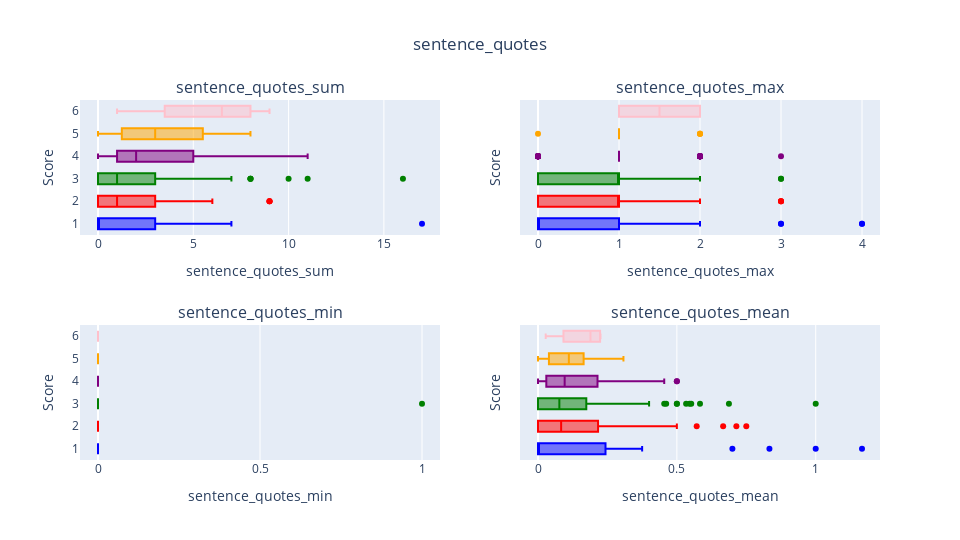

Notebook code cell kept with this figure:
### Code cell
plot_all("sentence_quotes")

### Figure 1 — Plotly figure (JSON) as saved in the notebook; plotly's stock layout.template omitted (floating-point values rounded to 4 significant figures; data arrays with more than 128 entries replaced by an {"elided": "..."} marker saying what was removed)
{"data": [{"legendgroup": "1", "marker": {"color": "blue"}, "name": "1", "showlegend": false, "type": "box", "x": [7, 4, 0, 0, 6, 7, 0, 0, 0, 3, 7, 5, 0, 2, 0, 17, 0, 1, 0, 0, 3, 0, 0, 0, 0, 1, 1, 0, 0, 0, 5, 3, 0, 1, 0], "xaxis": "x", "yaxis": "y"}, {"legendgroup": "2", "marker": {"color": "red"}, "name": "2", "showlegend": false, "type": "box", "x": {"elided": "129 int values"}, "xaxis": "x", "yaxis": "y"}, {"legendgroup": "3", "marker": {"color": "green"}, "name": "3", "showlegend": false, "type": "box", "x": {"elided": "197 int values"}, "xaxis": "x", "yaxis": "y"}, {"legendgroup": "4", "marker": {"color": "purple"}, "name": "4", "showlegend": false, "type": "box", "x": [6, 0, 0, 3, 2, 2, 4, 8, 1, 0, 2, 4, 5, 7, 3, 2, 7, 1, 0, 6, 4, 8, 2, 1, 2, 5, 2, 0, 0, 5, 3, 7, 2, 4, 0, 1, 0, 7, 1, 0, 8, 2, 2, 3, 11, 0, 0, 0, 4, 3, 5, 0, 0, 1, 0, 7, 8, 5, 0, 3, 2, 1, 5, 2, 0, 6, 4, 2, 3, 2, 2, 3, 6, 5, 6, 4, 3, 0, 1, 7, 0, 0, 4, 6, 6, 3, 1, 9, 1, 5, 3, 4, 3, 11, 6, 2, 0, 1, 6, 0, 9, 4, 2, 3, 0, 1, 10, 0, 0, 1, 0, 2, 4, 0, 9, 2, 1, 1, 0, 5], "xaxis": "x", "yaxis": "y"}, {"legendgroup": "5", "marker": {"color": "orange"}, "name": "5", "showlegend": false, "type": "box", "x": [2, 3, 2, 4, 1, 3, 6, 4, 8, 6, 4, 1, 1, 0, 8], "xaxis": "x", "yaxis": "y"}, {"legendgroup": "6", "marker": {"color": "pink"}, "name": "6", "showlegend": false, "type": "box", "x": [7, 9, 1, 6], "xaxis": "x", "yaxis": "y"}, {"legendgroup": "1", "marker": {"color": "blue"}, "name": "1", "showlegend": false, "type": "box", "x": [4, 1, 0, 0, 2, 4, 0, 0, 0, 1, 1, 3, 0, 1, 0, 1, 0, 1, 0, 0, 1, 0, 0, 0, 0, 1, 1, 0, 0, 0, 3, 2, 0, 1, 0], "xaxis": "x2", "yaxis": "y2"}, {"legendgroup": "2", "marker": {"color": "red"}, "name": "2", "showlegend": false, "type": "box", "x": {"elided": "129 int values"}, "xaxis": "x2", "yaxis": "y2"}, {"legendgroup": "3", "marker": {"color": "green"}, "name": "3", "showlegend": false, "type": "box", "x": {"elided": "197 int values"}, "xaxis": "x2", "yaxis": "y2"}, {"legendgroup": "4", "marker": {"color": "purple"}, "name": "4", "showlegend": false, "type": "box", "x": [2, 0, 0, 1, 1, 1, 2, 2, 1, 0, 1, 2, 2, 2, 1, 1, 2, 1, 0, 1, 1, 2, 1, 1, 1, 2, 1, 0, 0, 1, 1, 2, 1, 1, 0, 1, 0, 2, 1, 0, 1, 1, 1, 1, 2, 0, 0, 0, 1, 1, 1, 0, 0, 1, 0, 2, 1, 1, 0, 1, 1, 1, 2, 1, 0, 1, 1, 1, 1, 1, 1, 1, 1, 1, 1, 1, 1, 0, 1, 1, 0, 0, 1, 1, 1, 1, 1, 2, 1, 2, 1, 1, 1, 2, 1, 1, 0, 1, 1, 0, 3, 2, 1, 2, 0, 1, 1, 0, 0, 1, 0, 1, 1, 0, 2, 2, 1, 1, 0, 1], "xaxis": "x2", "yaxis": "y2"}, {"legendgroup": "5", "marker": {"color": "orange"}, "name": "5", "showlegend": false, "type": "box", "x": [1, 1, 1, 1, 1, 1, 2, 2, 1, 1, 1, 1, 1, 0, 2], "xaxis": "x2", "yaxis": "y2"}, {"legendgroup": "6", "marker": {"color": "pink"}, "name": "6", "showlegend": false, "type": "box", "x": [2, 2, 1, 1], "xaxis": "x2", "yaxis": "y2"}, {"legendgroup": "1", "marker": {"color": "blue"}, "name": "1", "showlegend": false, "type": "box", "x": [0, 0, 0, 0, 0, 0, 0, 0, 0, 0, 0, 0, 0, 0, 0, 0, 0, 0, 0, 0, 0, 0, 0, 0, 0, 0, 0, 0, 0, 0, 0, 0, 0, 0, 0], "xaxis": "x3", "yaxis": "y3"}, {"legendgroup": "2", "marker": {"color": "red"}, "name": "2", "showlegend": false, "type": "box", "x": {"elided": "129 int values"}, "xaxis": "x3", "yaxis": "y3"}, {"legendgroup": "3", "marker": {"color": "green"}, "name": "3", "showlegend": false, "type": "box", "x": {"elided": "197 int values"}, "xaxis": "x3", "yaxis": "y3"}, {"legendgroup": "4", "marker": {"color": "purple"}, "name": "4", "showlegend": false, "type": "box", "x": [0, 0, 0, 0, 0, 0, 0, 0, 0, 0, 0, 0, 0, 0, 0, 0, 0, 0, 0, 0, 0, 0, 0, 0, 0, 0, 0, 0, 0, 0, 0, 0, 0, 0, 0, 0, 0, 0, 0, 0, 0, 0, 0, 0, 0, 0, 0, 0, 0, 0, 0, 0, 0, 0, 0, 0, 0, 0, 0, 0, 0, 0, 0, 0, 0, 0, 0, 0, 0, 0, 0, 0, 0, 0, 0, 0, 0, 0, 0, 0, 0, 0, 0, 0, 0, 0, 0, 0, 0, 0, 0, 0, 0, 0, 0, 0, 0, 0, 0, 0, 0, 0, 0, 0, 0, 0, 0, 0, 0, 0, 0, 0, 0, 0, 0, 0, 0, 0, 0, 0], "xaxis": "x3", "yaxis": "y3"}, {"legendgroup": "5", "marker": {"color": "orange"}, "name": "5", "showlegend": false, "type": "box", "x": [0, 0, 0, 0, 0, 0, 0, 0, 0, 0, 0, 0, 0, 0, 0], "xaxis": "x3", "yaxis": "y3"}, {"legendgroup": "6", "marker": {"color": "pink"}, "name": "6", "showlegend": false, "type": "box", "x": [0, 0, 0, 0], "xaxis": "x3", "yaxis": "y3"}, {"legendgroup": "1", "marker": {"color": "blue"}, "name": "1", "showlegend": false, "type": "box", "x": [1.167, 0.2105, 0, 0, 0.375, 0.7, 0, 0, 0, 0.08108, 0.3043, 0.8333, 0, 0.2222, 0, 0.2931, 0, 0.02941, 0, 0, 0.3333, 0, 0, 0, 0, 0.1111, 0.08333, 0, 0, 0, 1, 0.25, 0, 0.1, 0], "xaxis": "x4", "yaxis": "y4"}, {"legendgroup": "2", "marker": {"color": "red"}, "name": "2", "showlegend": false, "type": "box", "x": {"elided": "129 float values"}, "xaxis": "x4", "yaxis": "y4"}, {"legendgroup": "3", "marker": {"color": "green"}, "name": "3", "showlegend": false, "type": "box", "x": {"elided": "197 float values"}, "xaxis": "x4", "yaxis": "y4"}, {"legendgroup": "4", "marker": {"color": "purple"}, "name": "4", "showlegend": false, "type": "box", "x": [0.25, 0, 0, 0.08824, 0.06452, 0.08696, 0.1667, 0.2857, 0.09091, 0, 0.08696, 0.1818, 0.3571, 0.3043, 0.2143, 0.08333, 0.2593, 0.04, 0, 0.2222, 0.1538, 0.5, 0.06897, 0.02857, 0.07407, 0.25, 0.05128, 0, 0, 0.2273, 0.09677, 0.28, 0.1176, 0.1212, 0, 0.03226, 0, 0.3182, 0.03704, 0, 0.32, 0.1, 0.1053, 0.08108, 0.4231, 0, 0, 0, 0.1667, 0.1111, 0.2, 0, 0, 0.04, 0, 0.3182, 0.2222, 0.1923, 0, 0.12, 0.07692, 0.04545, 0.2381, 0.09524, 0, 0.1818, 0.1, 0.08696, 0.1111, 0.06897, 0.08, 0.12, 0.1935, 0.1852, 0.25, 0.2222, 0.2, 0, 0.04167, 0.35, 0, 0, 0.1176, 0.2308, 0.2143, 0.1304, 0.05, 0.4286, 0.02857, 0.1613, 0.12, 0.125, 0.09677, 0.44, 0.2143, 0.1429, 0, 0.03125, 0.2143, 0, 0.2903, 0.5, 0.1176, 0.09375, 0, 0.05, 0.4545, 0, 0, 0.05263, 0, 0.06897, 0.2, 0, 0.36, 0.07143, 0.03125, 0.03448, 0, 0.2381], "xaxis": "x4", "yaxis": "y4"}, {"legendgroup": "5", "marker": {"color": "orange"}, "name": "5", "showlegend": false, "type": "box", "x": [0.04651, 0.1429, 0.0625, 0.1333, 0.03571, 0.075, 0.2727, 0.1111, 0.3077, 0.1714, 0.1379, 0.03704, 0.03125, 0, 0.2162], "xaxis": "x4", "yaxis": "y4"}, {"legendgroup": "6", "marker": {"color": "pink"}, "name": "6", "showlegend": false, "type": "box", "x": [0.1556, 0.225, 0.02778, 0.2222], "xaxis": "x4", "yaxis": "y4"}], "layout": {"annotations": [{"font": {"size": 16}, "showarrow": false, "text": "sentence_quotes_sum", "x": 0.225, "xanchor": "center", "xref": "paper", "y": 1, "yanchor": "bottom", "yref": "paper"}, {"font": {"size": 16}, "showarrow": false, "text": "sentence_quotes_max", "x": 0.775, "xanchor": "center", "xref": "paper", "y": 1, "yanchor": "bottom", "yref": "paper"}, {"font": {"size": 16}, "showarrow": false, "text": "sentence_quotes_min", "x": 0.225, "xanchor": "center", "xref": "paper", "y": 0.375, "yanchor": "bottom", "yref": "paper"}, {"font": {"size": 16}, "showarrow": false, "text": "sentence_quotes_mean", "x": 0.775, "xanchor": "center", "xref": "paper", "y": 0.375, "yanchor": "bottom", "yref": "paper"}], "barmode": "group", "height": 540, "legend": {"orientation": "h", "x": 0.5, "xanchor": "center", "y": -0.2, "yanchor": "top"}, "title": {"text": "sentence_quotes", "x": 0.5}, "width": 960, "xaxis": {"anchor": "y", "domain": [0, 0.45], "title": {"text": "sentence_quotes_sum"}}, "xaxis2": {"anchor": "y2", "domain": [0.55, 1], "title": {"text": "sentence_quotes_max"}}, "xaxis3": {"anchor": "y3", "domain": [0, 0.45], "title": {"text": "sentence_quotes_min"}}, "xaxis4": {"anchor": "y4", "domain": [0.55, 1], "title": {"text": "sentence_quotes_mean"}}, "yaxis": {"anchor": "x", "domain": [0.625, 1], "title": {"text": "Score"}}, "yaxis2": {"anchor": "x2", "domain": [0.625, 1], "matches": "y", "showticklabels": false, "title": {"text": "Score"}}, "yaxis3": {"anchor": "x3", "domain": [0, 0.375], "title": {"text": "Score"}}, "yaxis4": {"anchor": "x4", "domain": [0, 0.375], "matches": "y3", "showticklabels": false, "title": {"text": "Score"}}}}
